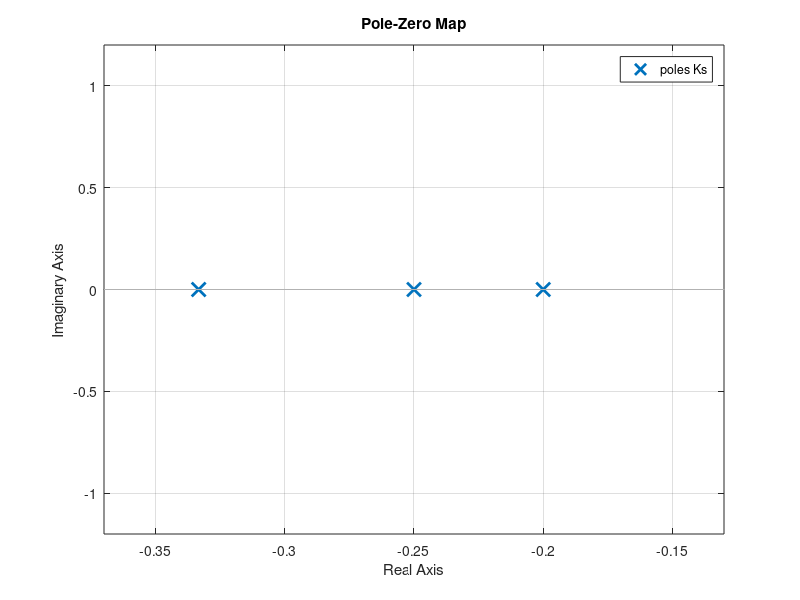
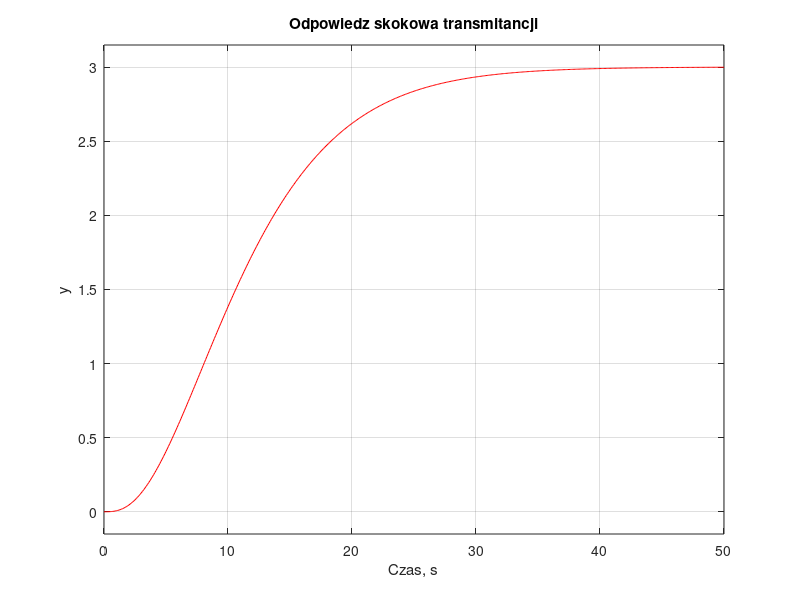
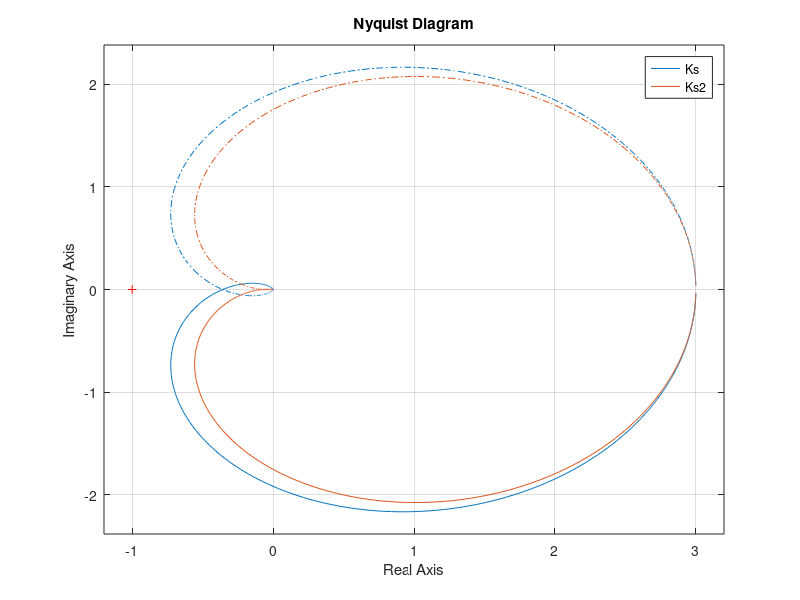

The MATLAB script that drew these images, in order: (Note: this script raises an error after producing the figures.)
clc
clear all
close all

s = tf('s');

k = 3, T1 = 3, T2 = 4, T3= 5;


Ks = k / ((1 + s * T1 ) * (1 + s * T2) * (1 + s * T3));

zpk(Ks);


[Zera, Bieguny, Wzmocnienia] = zpkdata(Ks, "v");

figure
pzmap(Ks);

[L, M] = tfdata(Ks, 'v');

[A, B, C, D] = tf2ss(L, M);

sys = ss(A, B, C, D);

figure
step(Ks, 'r', 0:0.1:50);
title('Odpowiedz skokowa transmitancji');
xlabel('Czas, s');
ylabel('y');
grid on;


Ks2 = Ks * (s+1);

figure 
nyquist(Ks, Ks2);
legend('Ks', 'Ks2');

figure
h = nyquistplot(Ks);
setoptions(h,'PhaseUnits','rad','Grid','on');



Kz = 1/ (1 + Ks);

figure
rlocus(Kz);

%figure
%sisotool(Kz);

[zapasAmp, zapasFaz, wAmp, wFaz] = margin(Kz);
